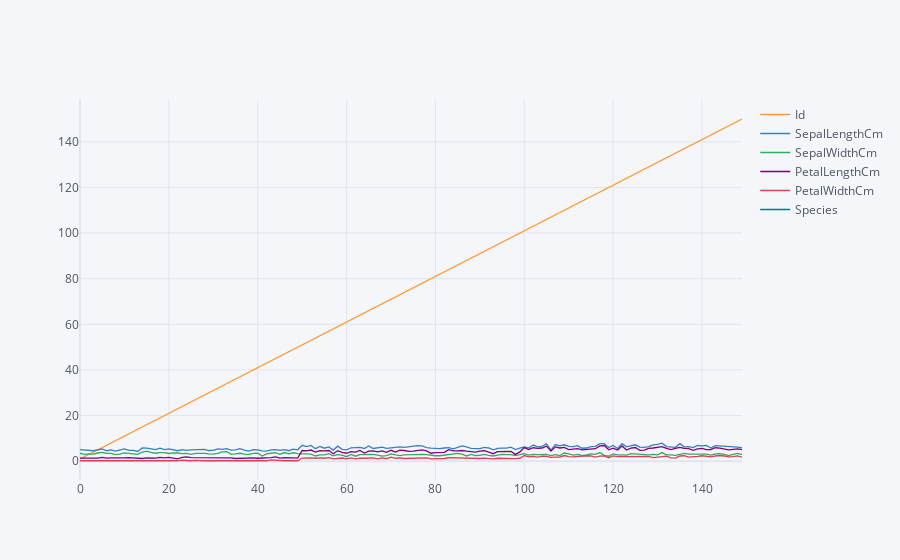

Here is the notebook cell this chart was saved with:
### Code cell
df.iplot()

### Figure 1 — Plotly figure (JSON) as saved in the notebook; plotly's stock layout.template omitted (floating-point values rounded to 4 significant figures; data arrays with more than 128 entries replaced by an {"elided": "..."} marker saying what was removed)
{"data": [{"line": {"color": "rgba(255, 153, 51, 1.0)", "dash": "solid", "shape": "linear", "width": 1.3}, "mode": "lines", "name": "Id", "text": "", "type": "scatter", "x": {"elided": "150 int values"}, "y": {"elided": "150 int values"}}, {"line": {"color": "rgba(55, 128, 191, 1.0)", "dash": "solid", "shape": "linear", "width": 1.3}, "mode": "lines", "name": "SepalLengthCm", "text": "", "type": "scatter", "x": {"elided": "150 int values"}, "y": {"elided": "150 float values"}}, {"line": {"color": "rgba(50, 171, 96, 1.0)", "dash": "solid", "shape": "linear", "width": 1.3}, "mode": "lines", "name": "SepalWidthCm", "text": "", "type": "scatter", "x": {"elided": "150 int values"}, "y": {"elided": "150 float values"}}, {"line": {"color": "rgba(128, 0, 128, 1.0)", "dash": "solid", "shape": "linear", "width": 1.3}, "mode": "lines", "name": "PetalLengthCm", "text": "", "type": "scatter", "x": {"elided": "150 int values"}, "y": {"elided": "150 float values"}}, {"line": {"color": "rgba(219, 64, 82, 1.0)", "dash": "solid", "shape": "linear", "width": 1.3}, "mode": "lines", "name": "PetalWidthCm", "text": "", "type": "scatter", "x": {"elided": "150 int values"}, "y": {"elided": "150 float values"}}, {"line": {"color": "rgba(0, 128, 128, 1.0)", "dash": "solid", "shape": "linear", "width": 1.3}, "mode": "lines", "name": "Species", "text": "", "type": "scatter", "x": {"elided": "150 int values"}, "y": {"elided": "150 str values"}}], "layout": {"legend": {"bgcolor": "#F5F6F9", "font": {"color": "#4D5663"}}, "paper_bgcolor": "#F5F6F9", "plot_bgcolor": "#F5F6F9", "title": {"font": {"color": "#4D5663"}}, "xaxis": {"gridcolor": "#E1E5ED", "showgrid": true, "tickfont": {"color": "#4D5663"}, "title": {"font": {"color": "#4D5663"}, "text": ""}, "zerolinecolor": "#E1E5ED"}, "yaxis": {"gridcolor": "#E1E5ED", "showgrid": true, "tickfont": {"color": "#4D5663"}, "title": {"font": {"color": "#4D5663"}, "text": ""}, "zerolinecolor": "#E1E5ED"}}}
